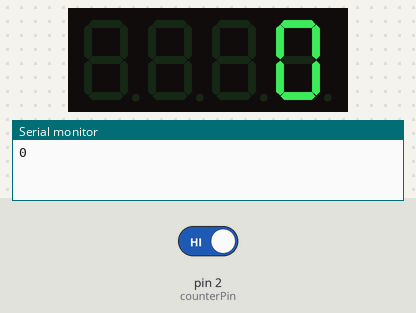
The sketch below on a simulated Arduino Uno, built with avr-gcc and run on an emulated ATmega328P. Shown: 4-digit seven-segment display, the last lines printed to the serial monitor. The inputs (shaded band) are chosen by the test bench; at power-on: pin 2 (counterPin) HIGH.

Above: at 1.6 s.
1.7 s: pin 2 (counterPin) driven LOW
At 2.7 s:
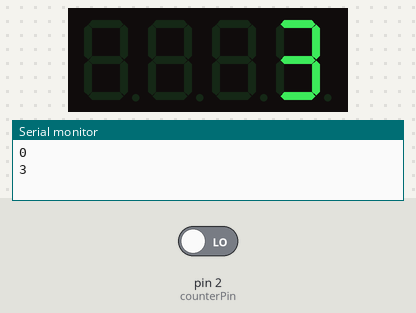
Timing chart, 0 to 4.7 s (numbered marks = the images above; inputs shaded):
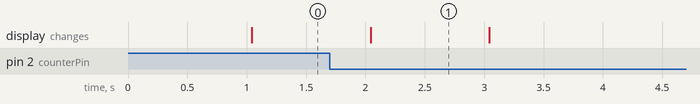

The sketch:

02.ino
```cpp
#include <TM1637Display.h>

TM1637Display tm_display34(3, 4);

unsigned int count=0;
int counterPin = 2;
unsigned long time2;
unsigned int rpm;
unsigned int grid_num = 20;

void counter() {
   count++;
}

void setup() {
   Serial.begin(9600);

   tm_display34.setBrightness(7);
 tm_display34.clear();

   pinMode(counterPin, INPUT);
   attachInterrupt(0, counter, FALLING);
   count = 0;
   rpm = 0;
   time2 = 0;
}

void loop() {
 if (millis() - time2 >= 1000){   /* 每秒更新 */

     // 計算 rpm 時，停止計時
     detachInterrupt(0);

     // 偵測的格數count * (60 * 1000 / 一圈網格數20）/ 時間差)
     rpm = (60 * 1000 / grid_num )/ (millis() - time2)* count;
     time2 = millis();
     count = 0;

     // 輸出至Console
     //Serial.print("RPM = ");
     Serial.println(rpm,DEC);

     //顯示於數字螢幕模組
     tm_display34.clear();
     tm_display34.showNumberDec(rpm, false);

     //Restart the interrupt processing
     attachInterrupt(0, counter, FALLING);
  }
}
```

Measured:
- after the input at 1.7 s, the display: changes after 0.34 s (image 1)
- what the display in image 1 shows lasts 1.0 s, from 2.0 s to 3.0 s
